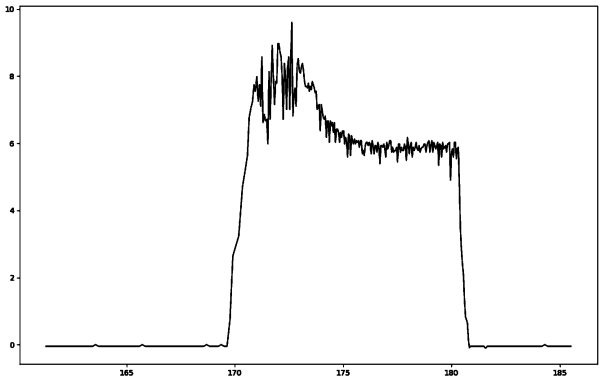
#> input picture courbe.png, 612 x 381 px
$ python ocr_main.py
#> lines starting #> are read from the running program, lines starting #| are printed output that depends on the picture
from PIL import Image
import numpy as np
import matplotlib.pyplot as plt
import csv

def loadImage(fichier):
#> called with fichier = 'courbe.png'
    image = Image.open(fichier)
#> image is the input picture: PIL image 612x381 P; min 0, max 255, mean 247.4
    return image

def cleanImage(image):
    im_P = image.crop((30,7,590,350))
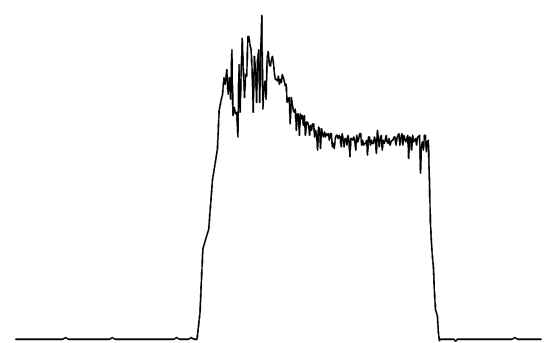
#> im_P: PIL image 560x343 P; min 0, max 255, mean 249.3
    return im_P

def scanImage(image):
#> called with image = 'courbeT.bmp'
    img = Image.open(image)
    rgb_im = img.convert('RGB')
    width , height = img.size
#> width = 560; height = 343
    x = []
    y = []

    for j in range(width-1):
        for i in range(height-1):
            color = np.array(rgb_im.getpixel((j, i)))
            colorB = np.array([255, 255, 255])
            if (color != colorB).all():
                x.append(j)
                y.append(-i)
#> after the loop, x = 6304 values from 14 to 541; y = 6304 values, max -14 at index 2858, min -341 at index 5977, mean -159.8
    return x,y

def toCSV(x,y):
    fichier = open('courbe.csv', 'w', newline="")
    writer = csv.writer(fichier,delimiter=";",quoting=csv.QUOTE_ALL)
    data = [x,y]
    writer.writerows(zip(*data))


    fichier.close()


im = loadImage("courbe.png")
imP = cleanImage(im)

imP.save("courbeT.bmp")
x,y = scanImage("courbeT.bmp")
#> x = 6304 values from 14 to 541
toCSV(x,y)
im.show()
imP.show()

plt.plot(x,y)
plt.axis('off')
plt.show()
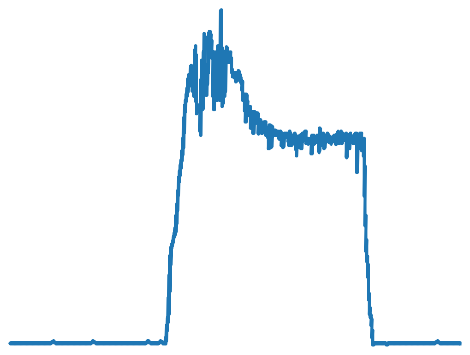
#> figure drawn by matplotlib, 1 panel
